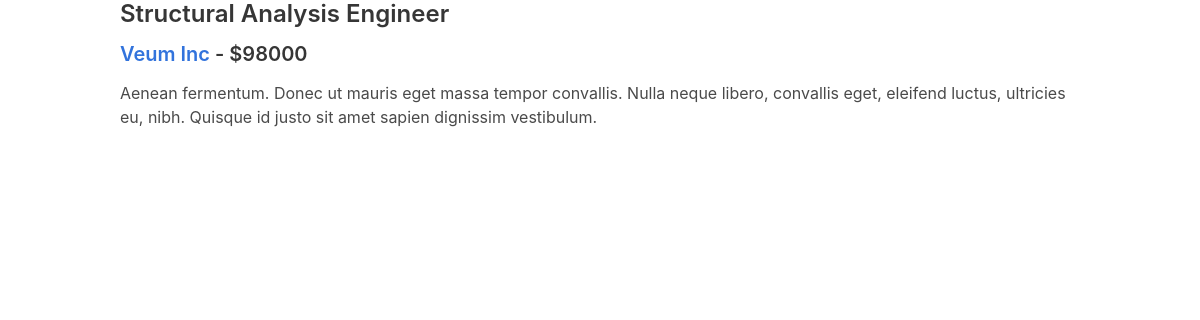
The page /job/4 on the database its author committed.
### tables this page shows
CREATE TABLE job (id INTEGER PRIMARY KEY AUTOINCREMENT, title VARCHAR NOT NULL, description TEXT NOT NULL, salary VARCHAR NOT NULL, employer_id INT NOT NULL);

CREATE TABLE employer (id INTEGER PRIMARY KEY AUTOINCREMENT, name VARCHAR NOT NULL, description TEXT, address VARCHAR NOT NULL, city VARCHAR NOT NULL, state VARCHAR NOT NULL, zip VARCHAR NOT NULL);

### app.py (the view)
@app.route('/job/<job_id>')
def job(job_id):
    job = query_db(
        'SELECT job.id, job.title, job.description, job.salary, employer.id as employer_id, employer.name as employer_name'
        ' FROM job JOIN employer ON employer.id = job.employer_id'
        ' WHERE job.id = ?', [job_id], True)
    return render_template('job.html', job=job)

### app.py (called while the page is built)
def get_db():
    db = getattr(g, '_database', None)
    if db is None:
        db = g._database = sqlite3.connect(DATABASE)
    db.row_factory = sqlite3.Row
    return db

def query_db(query, args=(), one=False):
    cur = get_db().execute(query, args)
    rv = cur.fetchall()
    cur.close()
    return (rv[0] if rv else None) if one else rv

@app.teardown_appcontext
def close_connection(exception):
    db = getattr(g, '_database', None)
    if db is not None:
        db.close()

### templates/job.html
{% extends "layout.html" %}
{% block content %}
  <div>
    <h3>{{ job['title'] }}</h3>
    <div class="description">
      <h4><a href="{{ url_for('employer', employer_id=job['employer_id']) }}">
            {{ job['employer_name'] }}
          </a> - ${{ job['salary'] }}</h4>
      <p>{{ job['description'] }}</p>
    </div>
  </div>
{% endblock %}

### rows shown on the page
job: title "Structural Analysis Engineer", salary "98000", description "Aenean fermentum. Donec ut mauris eget massa tempor convallis. Nulla neque libero, convallis eget, eleifend luctus, ultricies eu, nibh. Quisque id justo sit amet sapien dignissim vestibulum."
employer: employer_name "Veum Inc"
